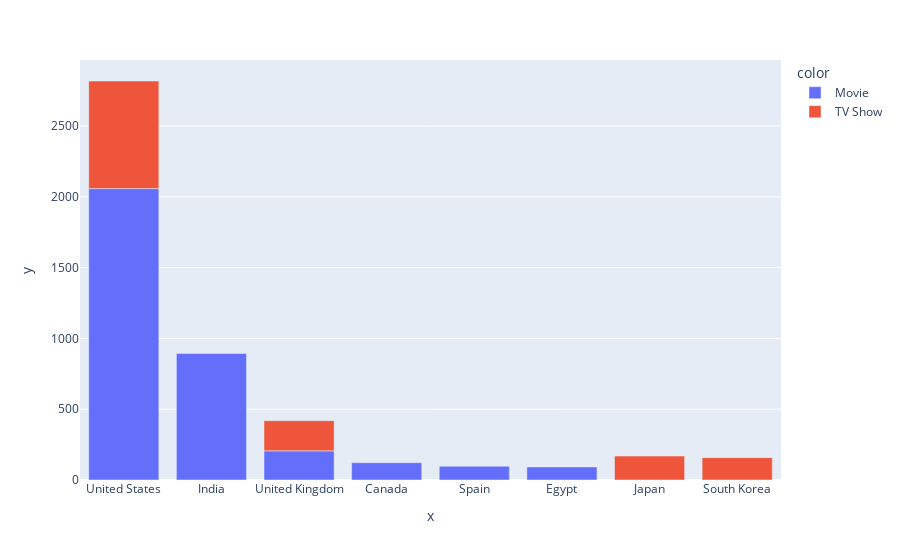

Here is the notebook cell this chart was saved with:
### Code cell
fig=px.bar(x=n1, y=n, color=n2)
fig.show()

### Figure 1 — Plotly figure (JSON) as saved in the notebook; plotly's stock layout.template omitted (floating-point values rounded to 4 significant figures)
{"data": [{"alignmentgroup": "True", "hovertemplate": "color=Movie<br>x=%{x}<br>y=%{y}<extra></extra>", "legendgroup": "Movie", "marker": {"color": "#636efa", "pattern": {"shape": ""}}, "name": "Movie", "offsetgroup": "Movie", "orientation": "v", "showlegend": true, "textposition": "auto", "type": "bar", "x": ["United States", "India", "United Kingdom", "Canada", "Spain", "Egypt"], "xaxis": "x", "y": [2058, 893, 206, 122, 97, 92], "yaxis": "y"}, {"alignmentgroup": "True", "hovertemplate": "color=TV Show<br>x=%{x}<br>y=%{y}<extra></extra>", "legendgroup": "TV Show", "marker": {"color": "#EF553B", "pattern": {"shape": ""}}, "name": "TV Show", "offsetgroup": "TV Show", "orientation": "v", "showlegend": true, "textposition": "auto", "type": "bar", "x": ["United States", "United Kingdom", "Japan", "South Korea"], "xaxis": "x", "y": [760, 213, 169, 158], "yaxis": "y"}], "layout": {"barmode": "relative", "legend": {"title": {"text": "color"}, "tracegroupgap": 0}, "margin": {"t": 60}, "xaxis": {"anchor": "y", "domain": [0, 1], "title": {"text": "x"}}, "yaxis": {"anchor": "x", "domain": [0, 1], "title": {"text": "y"}}}}
